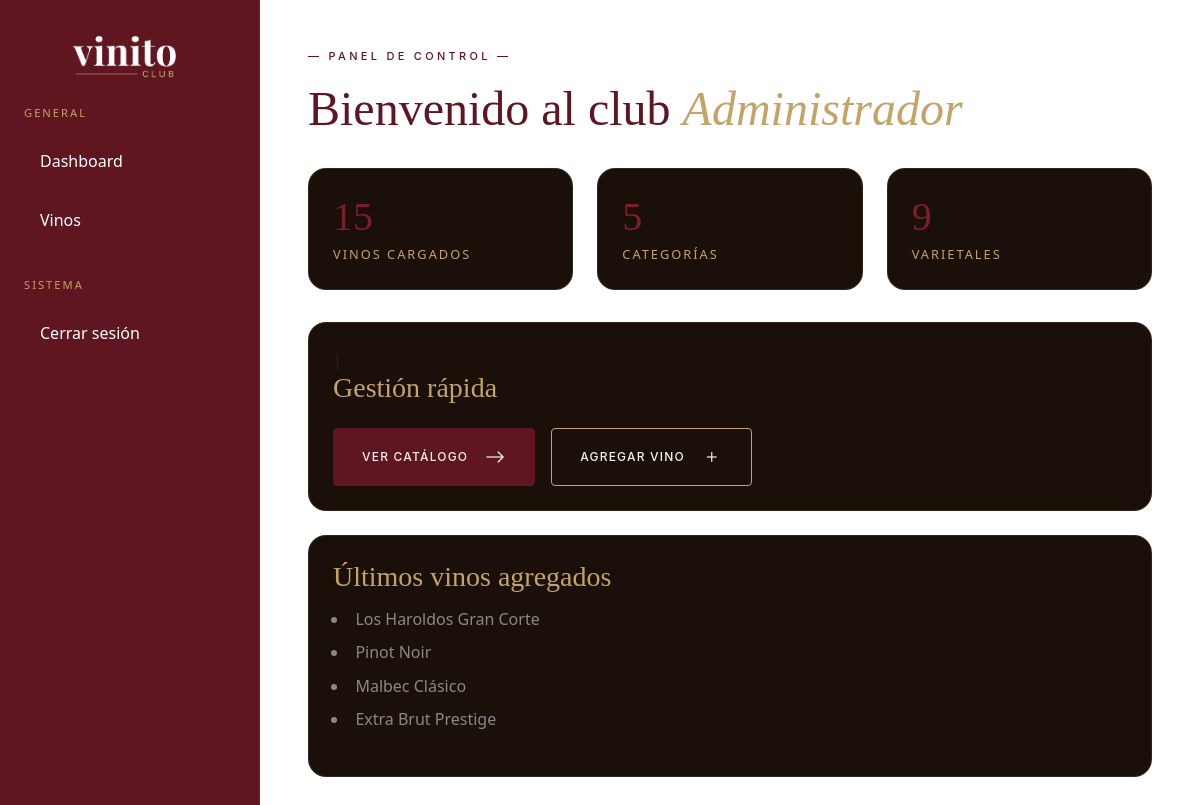
The app's page /admin/index.php?sec=dashboard (signed in), older data.
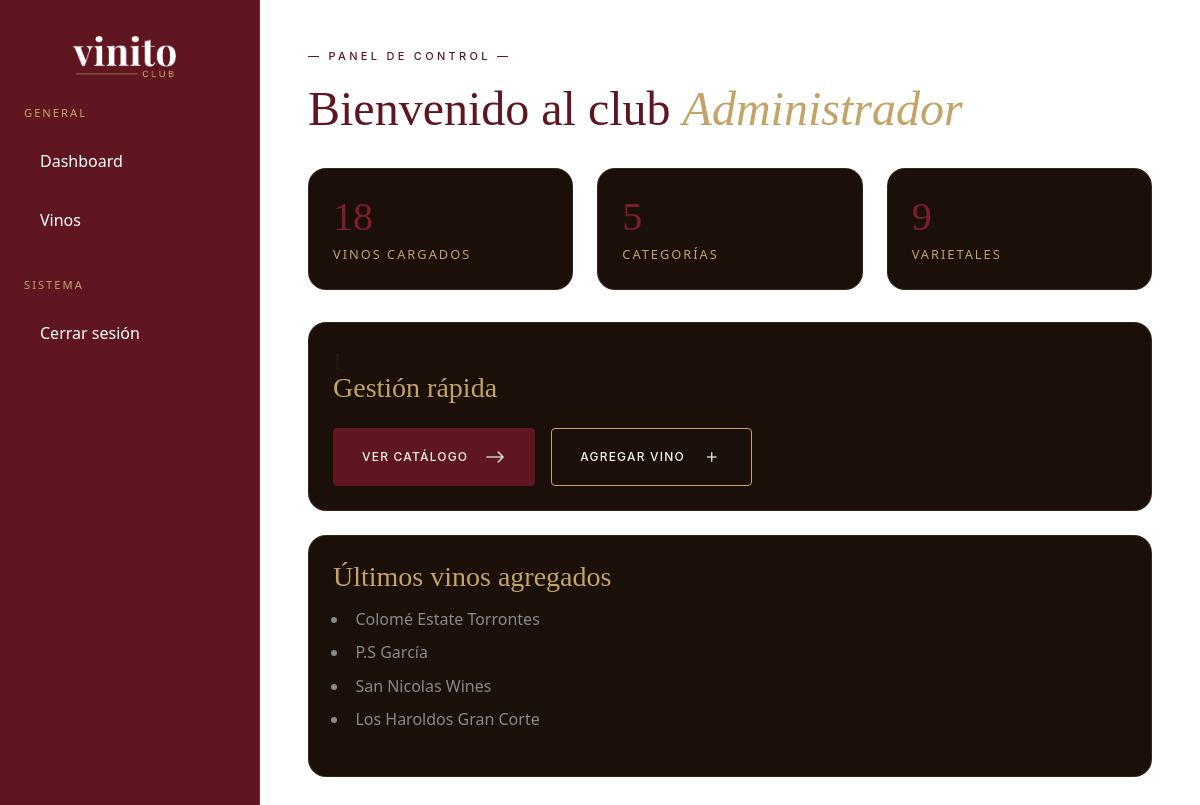
The same page, newer data.
### tables this page shows
CREATE TABLE `vinos` (
  `id_vino` int NOT NULL,
  `nombre` varchar(150) NOT NULL,
  `descripcion` text NOT NULL,
  `precio` decimal(10,2) NOT NULL,
  `stock` int NOT NULL,
  `imagen` varchar(255) NOT NULL,
  `anio_cosecha` date NOT NULL,
  `volumen_ml` int NOT NULL,
  `temperatura_servicio` int NOT NULL,
  `bodega` varchar(100) NOT NULL,
  `categoria_id` int NOT NULL,
  `maridaje` varchar(255) NOT NULL,
  `destacado` tinyint(1) NOT NULL,
  `region` varchar(100) NOT NULL
);

### classes/Vino.php (called while the page is built, shortened)
<?php
require_once 'Categoria.php';
require_once 'Varietal.php';
class Vino
{
    private string $nombre;
    public function __construct(
        ?int $id_vino = null,
        string $nombre = '',
        string $descripcion = '',
        float $precio = 0,
        int $stock = 0,
        string $imagen = '',
        string $anio_cosecha = '',
        int $volumen_ml = 0,
        string $temperatura_servicio = '',
        string $bodega = '',
        int $categoria_id = 0,
        string $maridaje = '',
        int $destacado = 0,
        string $region = ''
    )
    {
        $this->nombre = $nombre;
    }
    public static function catalogo_completo(): array
    {
        $conexion = (new Conexion())->getConexion();
        $query = "SELECT * FROM vinos";
        $PDOStatement = $conexion->prepare($query);
        $PDOStatement->setFetchMode(
            PDO::FETCH_CLASS | PDO::FETCH_PROPS_LATE,
            self::class
        );
        $PDOStatement->execute();
        return $PDOStatement->fetchAll();
    }
    public static function ultimos(int $limite = 4): array
    {
        $conexion = (new Conexion())->getConexion();
        $query = "
            SELECT *
            FROM vinos
            ORDER BY id_vino DESC
            LIMIT ?
        ";
        $stmt = $conexion->prepare($query);
        $stmt->bindValue(
            1,
            $limite,
            PDO::PARAM_INT
        );
        $stmt->setFetchMode(
            PDO::FETCH_CLASS | PDO::FETCH_PROPS_LATE,
            self::class
        );
        $stmt->execute();
        return $stmt->fetchAll();
    }
    public function getNombre(): string
    {
        return $this->nombre;
    }
}

### classes/Categoria.php (called while the page is built, shortened)
<?php
class Categoria
{
    public static function todas(): array
    {
        $conexion = (new Conexion())->getConexion();
        $query = "SELECT * FROM categorias";
        $PDOStatement = $conexion->prepare($query);
        $PDOStatement->setFetchMode(
            PDO::FETCH_CLASS,
            self::class
        );
        $PDOStatement->execute();
        return $PDOStatement->fetchAll();
    }
}

### classes/Varietal.php (called while the page is built, shortened)
<?php
class Varietal
{
    public static function todos(): array
    {
        $conexion = (new Conexion())->getConexion();
        $query = "SELECT * FROM varietales";
        $stmt = $conexion->prepare($query);
        $stmt->setFetchMode(
            PDO::FETCH_CLASS,
            self::class
        );
        $stmt->execute();
        return $stmt->fetchAll();
    }
}

### admin/vistas/dashboard.php (the view, shortened to what this page needs)
<div class="admin-layout">
    <aside class="admin-sidebar" id="adminSidebar">
        <div class="navbar-brand d-flex justify-content-start">
            <a href="index.php"><img src="../assets/img/logo.png" alt="Vinito Club" id="logoImg"></a>
        </div>
        <nav class="admin-nav">
            <h6>GENERAL</h6>
            <a href="index.php?sec=dashboard">Dashboard</a>
            <a href="index.php?sec=vinos">Vinos</a>
            <h6>SISTEMA</h6>
            <a href="logout.php">Cerrar sesión</a>
        </nav>
    </aside>
    <main class="admin-content">
        <header class="admin-header">
            <p class="section-label"> — PANEL DE CONTROL — </p>
            <h1 class="section-title">Bienvenido al club <em><?= htmlspecialchars($_SESSION['nombre']) ?></em></h1>
        </header>
        <section class="stats-grid">
            <article class="stat-card">
                <h2><?= $totalVinos ?></h2>
                <span>Vinos cargados</span>
            </article>
            <article class="stat-card">
                <h2><?= $totalCategorias ?></h2>
                <span>Categorías</span>
            </article>
            <article class="stat-card">
                <h2><?= $totalVarietales ?></h2>
                <span>Varietales</span>
            </article>
        </section>
        <section class="quick-actions">|
            <h3>Gestión rápida</h3>
            <div class="d-flex gap-3 flex-wrap mt-4">
                <a href="index.php?sec=vinos" class=" btn-hero-primary">
                    Ver catálogo &nbsp;<i class="bi bi-arrow-right"></i>
                </a>
                <a href="index.php?sec=vino-crear" class=" btn-hero-outline">
                    Agregar vino &nbsp;<i class="bi bi-plus"></i>
                </a>
            </div>
        </section>
        <section class="latest-wines">
            <h3>Últimos vinos agregados</h3>
            <ul>
                <?php foreach($ultimosVinos as $vino): ?>
                    <li>
                        <?= htmlspecialchars(
                            $vino->getNombre()
                        ) ?>
                    </li>
                <?php endforeach; ?>
            </ul>
        </section>
    </main>
</div>
<?php require_once 'includes/footer-admin.php'; ?>
</html>

Row changes from the older to the newer data that the page shows:
no longer on this page (row unchanged): vinos: nombre "Pinot Noir"
no longer on this page (row unchanged): vinos: nombre "Malbec Clásico"
no longer on this page (row unchanged): vinos: nombre "Extra Brut Prestige"
added vinos: nombre "Colomé Estate Torrontes"
added vinos: nombre "P.S García"
added vinos: nombre "San Nicolas Wines"
Text that changed along with them:
$totalVinos: "15" → "18"
